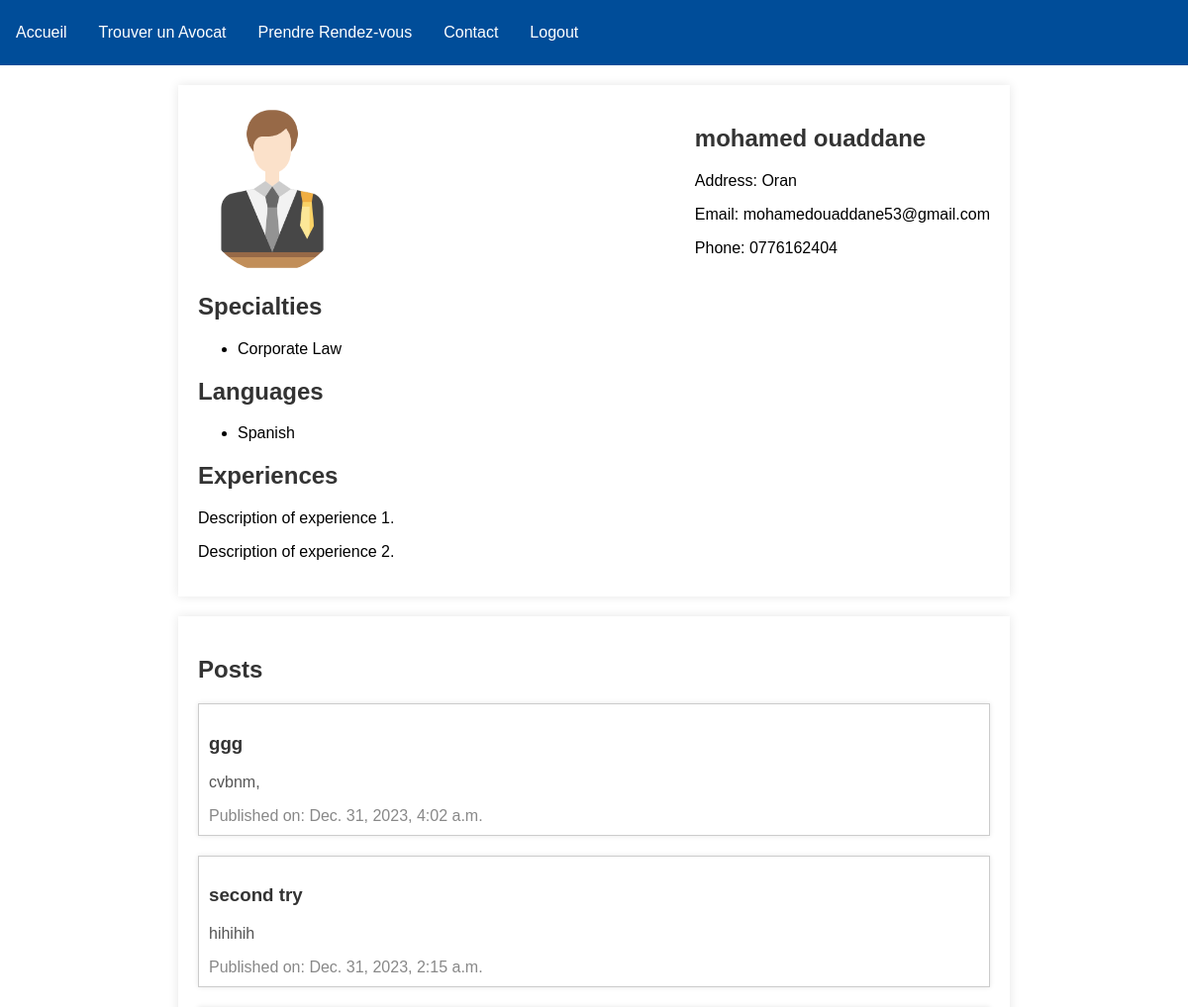
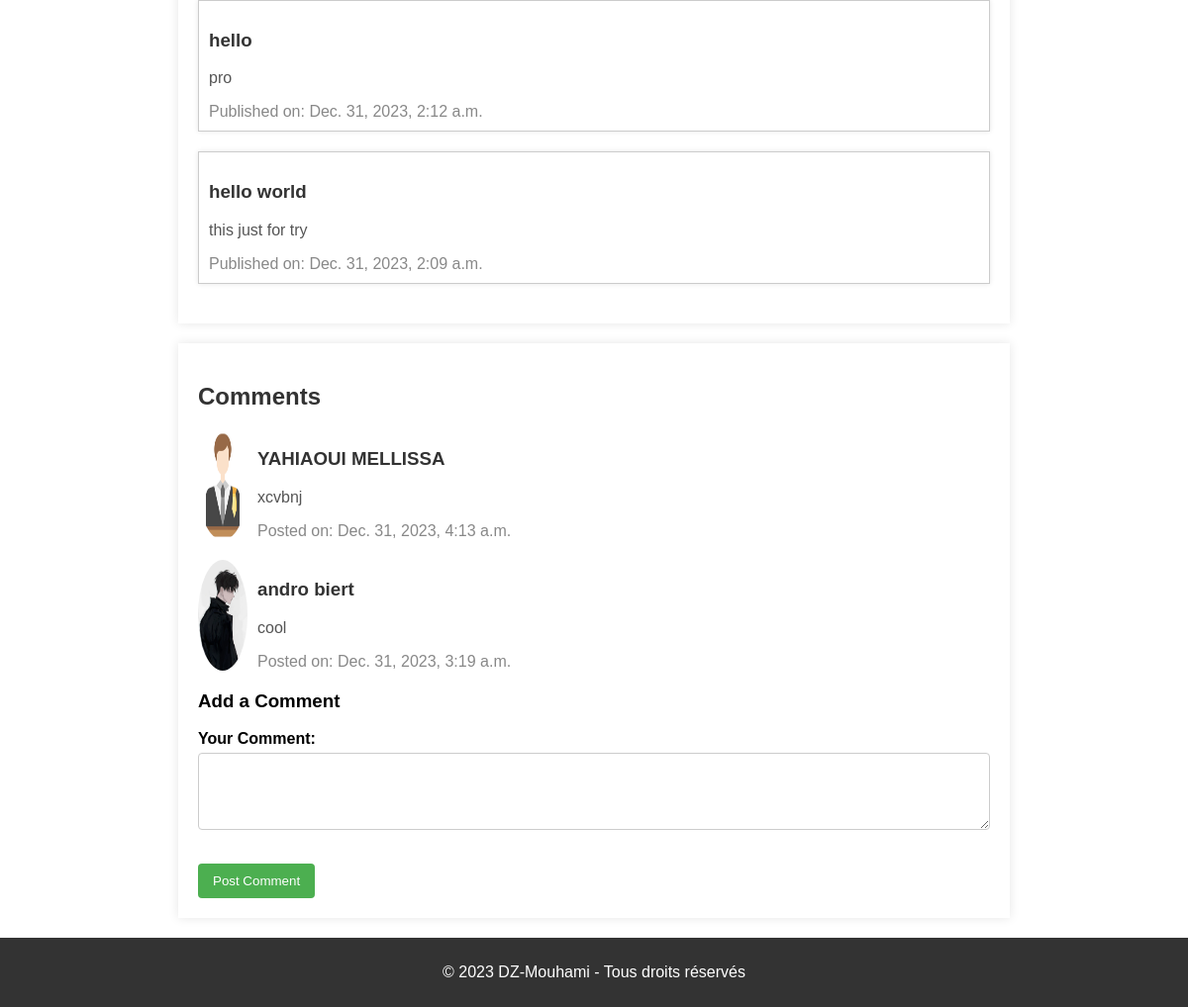
/profile/5/ (signed in), run on the app's committed database (2 pictures, top to bottom).
### avocat/models.py (models this page shows, shortened)
class Avocat(models.Model):
    user = models.OneToOneField(User, on_delete=models.CASCADE)
    firstName = models.CharField(max_length=100)
    lastName = models.CharField(max_length=100)
    adresse = models.CharField(max_length=255)
    coordonnees = models.ForeignKey(Coordonnees, on_delete=models.CASCADE)
    experienceWork = models.DateField(null=True)
    specialitees = models.ManyToManyField(Specialite, through='AvocatSpecialitePrice', related_name='avocats', blank=True)
    langues = models.ManyToManyField(Langues, blank=True)
    dateWork = models.DateField()
    timeWork = models.TimeField()
    evaluationStar = models.IntegerField(null=True)
    photo = models.ImageField( null=True, blank=True , default='avatar.png')  # Add this line for the photo
    class Meta:
        db_table = 'avocat'

class Coordonnees(models.Model):
    email= models.CharField(max_length=200)
    class Meta:
        db_table = 'coordonnees'

class PhoneNumbers(models.Model):
    phoneNumber = models.CharField(max_length=20)
    coordonnees = models.ForeignKey(Coordonnees,related_name='phonenumbers', on_delete=models.CASCADE)
    def __str__(self):
        return self.phoneNumber
    class Meta:
        db_table = 'phoneNumbers'

class Specialite(models.Model):
    title = models.CharField(max_length=200)
    description = models.TextField(blank=True, null=True)
    class Meta:
        db_table = 'specialite'

class Langues(models.Model):
    langue = models.CharField(max_length = 100)
    def __str__(self):
        return self.langue
    class Meta:
        db_table = 'langues'

class Post(models.Model):
    host = models.ForeignKey(Avocat, on_delete=models.CASCADE)
    dateTimePub = models.DateTimeField(auto_now_add=True)
    title = models.CharField(max_length=300)
    content = models.TextField(null=True)
    class Meta:
        db_table = 'posts'

class Comment(models.Model):
    avocat = models.ForeignKey(Avocat , on_delete = models.CASCADE)
    host = models.ForeignKey(Visitor, on_delete=models.CASCADE)
    dateTimePub = models.DateTimeField(auto_now_add=True)
    content = models.TextField()
    class Meta:
        db_table = 'comment'

class Visitor(models.Model):
    user = models.OneToOneField(User,on_delete=models.CASCADE)
    firstName = models.CharField(max_length=20)
    lastName = models.CharField(max_length=20,null=True)
    photo = models.ImageField( null=True, blank=True , default='visitor.png' )
    class Meta:
        db_table = 'visitor'

### avocat/views.py (the view)
# urls.py: path('profile/<str:pk>/',views.profile,name="profile"),
def profile(request,pk):
    avocat = get_object_or_404(Avocat, id=pk)
    specialitees =avocat.specialitees.all()
    langues = avocat.langues.all()
    phone_numbers = PhoneNumbers.objects.filter(coordonnees=avocat.coordonnees)
    posts = Post.objects.filter(host= avocat).order_by('-dateTimePub')
    comments = Comment.objects.filter(avocat=avocat).order_by('-dateTimePub')
    form = PostForm()
    context = {
     'avocat':avocat ,
     'specialitees' : specialitees,
     'langues': langues ,
     'phone_numbers':phone_numbers,
     'posts':posts,
     'comments':comments,
      'form': form,
     }
    return render(request,'avocat/profile.html',context)

### avocat/forms.py
class PostForm(forms.ModelForm):
    class Meta:
        model = Post
        fields = ['title', 'content']

### avocat/templates/avocat/profile.html (shortened to what this page needs)
{%extends 'main.html'%}
{% load static %}
{%block content %}
    <section>
        <div class="profile-info">
            <img src="{% if avocat.photo and avocat.photo.url|default:'' %}{{ avocat.photo.url }}{% else %}{% static 'images/avatar.png' %}{% endif %}" alt="{{ avocat.firstName }}'s profile picture">
            <div class="profile-details">
                <h2>{{avocat.firstName}} {{avocat.lastName}}</h2>
                <p>Address: {{avocat.adresse}}</p>
                <p>Email: {{avocat.coordonnees.email}}</p>
                {%for phone in phone_numbers%}
                <p>Phone: {{phone}}</p>
                {%endfor%}
            </div>
        </div>
        <div class="specialties">
            <h2>Specialties</h2>
            <ul>
                {%for specialitee in specialitees%}
                <li>{{specialitee.title}}</li>
                {%endfor%}
            </ul>
        </div>
        <div class="languages">
            <h2>Languages</h2>
            <ul>
                {%for langue in langues%}
                <li>{{langue}}</li>
                {%endfor%}
            </ul>
        </div>
        <div class="experiences">
            <h2>Experiences</h2>
            <p>Description of experience 1.</p>
            <p>Description of experience 2.</p>
        </div>
    </section>
    <section class="posts">
        <h2>Posts</h2>
        {%for post in posts%}
        <div class="post">
            <h3>{{post.title}}</h3>
            <p>{{post.content}}</p>
            <span class="post-date">Published on: {{post.dateTimePub}}</span>
        </div>
     {%endfor%}
    </section>
    <section class="comments">
        <h2>Comments</h2>
        {%for comment in comments%}
        <div class="comment">
            <img src="{{comment.host.photo.url}}" alt="Commenter Avatar">
            <div class="comment-content">
                <h3>{{comment.host.firstName}} {{comment.host.lastName}}</h3>
                <p>{{comment.content}}</p>
                <span class="comment-date">Posted on: {{comment.dateTimePub}}</span>
            </div>
        </div>
        {%endfor%}
        {% if user.is_authenticated %}
        <div class="comment-form">
            <h3>Add a Comment</h3>
            <form method="post" action="{% url 'add_comment' avocat.id %}">
                <div class="form-group">
                    <label for="id_content">Your Comment:</label>
                    <textarea name="content" id="id_content" rows="4" cols="50" required></textarea>
                </div>
                <button type="submit" class="btn btn-primary">Post Comment</button>
            </form>
        </div>
    {% else %}
        <p>Login to add comments.</p>
    {% endif %}
    </section>
{% endblock content %}

### static/css/style.css (style rules this page uses)
body { font-family: Arial, sans-serif; margin: 0; padding: 0; box-sizing: border-box; height: 15vh; }

### avocat/templates/avocat/profile.html (style rules this page uses)
section { max-width: 800px; margin: 20px auto; padding: 20px; background-color: #fff; box-shadow: 0 0 10px rgba(0, 0, 0, 0.1); }
h2 { color: #333; }
.profile-info { display: flex; justify-content: space-between; }
.profile-info img { border-radius: 50%; max-width: 150px; }
.profile-details { margin-left: 20px; }
.specialties { margin-top: 10px; }
.languages { margin-top: 10px; }
.experiences { margin-top: 20px; }
.posts { margin-top: 20px; }
.post { border: 1px solid #ccc; padding: 10px; margin-bottom: 20px; background-color: #fff; box-shadow: 0 0 5px rgba(0, 0, 0, 0.1); }
.post h3 { color: #333; }
.post p { color: #555; }
.post-date { display: block; margin-top: 10px; color: #888; }
.comments { margin-top: 20px; }
.comment { display: flex; margin-bottom: 20px; }
.comment img { border-radius: 50%; max-width: 50px; margin-right: 10px; }
.comment-content { flex-grow: 1; }
.comment h3 { color: #333; }
.comment p { color: #555; }
.comment-date { display: block; margin-top: 5px; color: #888; }
.form-group { margin-bottom: 20px; }
label { display: block; font-weight: bold; margin-bottom: 5px; }
input[type="text"], textarea { width: 100%; padding: 8px; box-sizing: border-box; margin-bottom: 10px; border: 1px solid #ccc; border-radius: 4px; }
button { background-color: #4CAF50; color: white; padding: 10px 15px; border: none; border-radius: 4px; cursor: pointer; }

### data on the page
Avocat: photo (picture), firstName "mohamed", lastName "ouaddane", adresse "Oran", coordonnees.email "mohamedouaddane53@gmail.com"
PhoneNumbers: phoneNumber "0776162404"
Specialite: title "Corporate Law"
Langues: langue "Spanish"
Post: title "ggg", content "cvbnm,", dateTimePub "Dec. 31, 2023, 4:02 a.m."
Post: title "second try", content "hihihih", dateTimePub "Dec. 31, 2023, 2:15 a.m."
Post: title "hello", content "pro", dateTimePub "Dec. 31, 2023, 2:12 a.m."
Post: title "hello world", content "this just for try", dateTimePub "Dec. 31, 2023, 2:09 a.m."
Comment: host.photo (placeholder picture), host.firstName "YAHIAOUI", host.lastName "MELLISSA", content "xcvbnj", dateTimePub "Dec. 31, 2023, 4:13 a.m."
Comment: host.photo (picture), host.firstName "andro", host.lastName "biert", content "cool", dateTimePub "Dec. 31, 2023, 3:19 a.m."
